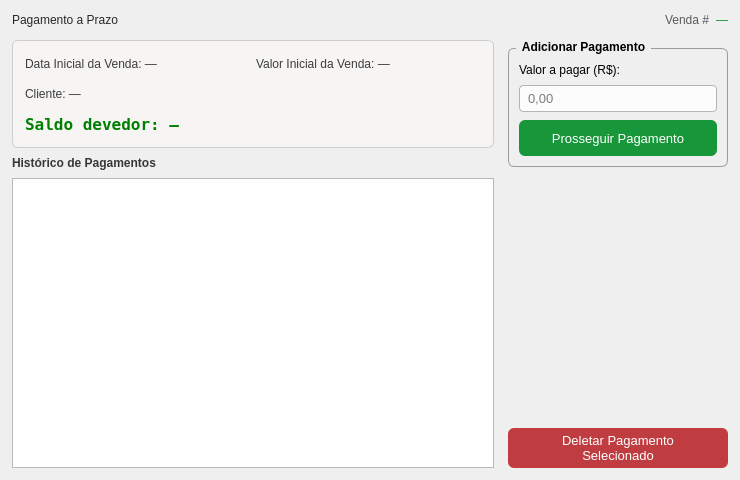
<?xml version="1.0" encoding="UTF-8"?>
<ui version="4.0">
 <class>EntradasVendasPrazo</class>
 <widget class="QDialog" name="EntradasVendasPrazo">
  <property name="geometry">
   <rect>
    <x>0</x>
    <y>0</y>
    <width>740</width>
    <height>480</height>
   </rect>
  </property>
  <property name="windowTitle">
   <string>Pagamento Vendas a Prazo</string>
  </property>
  <property name="styleSheet">
   <string notr="true">#EntradasVendasPrazo {
  background-color: qlineargradient(spread:pad, x1:0, y1:0, x2:1, y2:1,
    stop:0 rgba(210,210,210,255), stop:1 rgba(175,175,175,255));
}
QPushButton {
  background-color: rgb(23, 150, 58);
  color: rgb(255,255,255);
  font-size: 13px;
  border-radius: 6px;
  padding: 5px 10px;
}
QPushButton:disabled {
  background-color: rgb(154,153,150);
}
QPushButton:hover {
  background-color: rgb(16, 122, 46);
}
QPushButton:pressed {
  background-color: rgb(143, 217, 163);
}
#btn_DeletarEntrada {
  background-color: rgb(191,61,64);
}
#btn_DeletarEntrada:hover {
  background-color: rgb(139,44,47);
}
#btn_DeletarEntrada:pressed {
  background-color: rgb(220,90,93);
}
QGroupBox {
  background-color: rgba(0,0,0,0);
  border: 1px solid rgb(155,155,155);
  border-radius: 6px;
  margin-top: 8px;
  font-weight: bold;
  font-size: 12px;
}
QGroupBox::title {
  subcontrol-origin: margin;
  subcontrol-position: top left;
  left: 8px;
  padding: 0 4px;
}
#frame_2 {
  background-color: rgb(246,245,244);
  border-radius: 6px;
  border: 1px solid rgb(205,205,205);
}
CustomLineEdit, QLineEdit {
  background-color: rgb(252,252,252);
  border: 1px solid rgb(180,180,180);
  border-radius: 4px;
  padding: 4px 6px;
  font-size: 13px;
}
CustomLineEdit:focus, QLineEdit:focus {
  border: 1px solid rgb(23, 150, 58);
}
</string>
  </property>
  <layout class="QVBoxLayout" name="mainLayout">
   <property name="spacing">
    <number>10</number>
   </property>
   <property name="leftMargin">
    <number>12</number>
   </property>
   <property name="topMargin">
    <number>10</number>
   </property>
   <property name="rightMargin">
    <number>12</number>
   </property>
   <property name="bottomMargin">
    <number>12</number>
   </property>
   <item>
    <layout class="QHBoxLayout" name="headerLayout">
     <property name="spacing">
      <number>6</number>
     </property>
     <item>
      <widget class="QLabel" name="label_6">
       <property name="styleSheet">
        <string notr="true">font: 700 17pt &quot;Ubuntu&quot;; color: rgb(40,40,40);</string>
       </property>
       <property name="text">
        <string>Pagamento a Prazo</string>
       </property>
      </widget>
     </item>
     <item>
      <spacer name="headerSpacer">
       <property name="orientation">
        <enum>Qt::Orientation::Horizontal</enum>
       </property>
       <property name="sizeHint" stdset="0">
        <size>
         <width>40</width>
         <height>20</height>
        </size>
       </property>
      </spacer>
     </item>
     <item>
      <widget class="QLabel" name="lbl_VendaPrefix">
       <property name="styleSheet">
        <string notr="true">font: 13pt &quot;Ubuntu&quot;; color: rgb(90,90,90);</string>
       </property>
       <property name="text">
        <string>Venda #</string>
       </property>
      </widget>
     </item>
     <item>
      <widget class="QLabel" name="label">
       <property name="styleSheet">
        <string notr="true">font: 700 13pt &quot;Ubuntu&quot;; color: rgb(23, 150, 58);</string>
       </property>
       <property name="text">
        <string>—</string>
       </property>
      </widget>
     </item>
    </layout>
   </item>
   <item>
    <layout class="QHBoxLayout" name="bodyLayout">
     <property name="spacing">
      <number>14</number>
     </property>
     <item>
      <layout class="QVBoxLayout" name="leftLayout">
       <property name="spacing">
        <number>8</number>
       </property>
       <item>
        <widget class="QFrame" name="frame_2">
         <property name="minimumSize">
          <size>
           <width>0</width>
           <height>108</height>
          </size>
         </property>
         <property name="maximumSize">
          <size>
           <width>16777215</width>
           <height>120</height>
          </size>
         </property>
         <property name="frameShape">
          <enum>QFrame::Shape::StyledPanel</enum>
         </property>
         <property name="frameShadow">
          <enum>QFrame::Shadow::Raised</enum>
         </property>
         <layout class="QGridLayout" name="infoGrid">
          <property name="leftMargin">
           <number>12</number>
          </property>
          <property name="topMargin">
           <number>10</number>
          </property>
          <property name="rightMargin">
           <number>12</number>
          </property>
          <property name="bottomMargin">
           <number>10</number>
          </property>
          <property name="spacing">
           <number>6</number>
          </property>
          <item row="0" column="0">
           <widget class="QLabel" name="label_3">
            <property name="styleSheet">
             <string notr="true">font-size: 12px; color: rgb(60,60,60);</string>
            </property>
            <property name="text">
             <string>Data Inicial da Venda: —</string>
            </property>
           </widget>
          </item>
          <item row="0" column="1">
           <widget class="QLabel" name="label_2">
            <property name="styleSheet">
             <string notr="true">font-size: 12px; color: rgb(60,60,60);</string>
            </property>
            <property name="text">
             <string>Valor Inicial da Venda: —</string>
            </property>
           </widget>
          </item>
          <item row="1" column="0" colspan="2">
           <widget class="QLabel" name="label_4">
            <property name="styleSheet">
             <string notr="true">font-size: 12px; color: rgb(60,60,60);</string>
            </property>
            <property name="text">
             <string>Cliente: —</string>
            </property>
           </widget>
          </item>
          <item row="2" column="0" colspan="2">
           <widget class="QLabel" name="label_5">
            <property name="font">
             <font>
              <family>DejaVu Sans Mono</family>
              <pointsize>12</pointsize>
              <bold>true</bold>
             </font>
            </property>
            <property name="styleSheet">
             <string notr="true">color: green;</string>
            </property>
            <property name="text">
             <string>Saldo devedor: —</string>
            </property>
           </widget>
          </item>
         </layout>
        </widget>
       </item>
       <item>
        <widget class="QLabel" name="label_7">
         <property name="styleSheet">
          <string notr="true">font-weight: bold; font-size: 12px; color: rgb(55,55,55);</string>
         </property>
         <property name="text">
          <string>Histórico de Pagamentos</string>
         </property>
        </widget>
       </item>
       <item>
        <widget class="QTableView" name="tview_Entradas">
         <property name="sizePolicy">
          <sizepolicy hsizetype="Expanding" vsizetype="Expanding">
           <horstretch>0</horstretch>
           <verstretch>0</verstretch>
          </sizepolicy>
         </property>
         <property name="minimumSize">
          <size>
           <width>0</width>
           <height>170</height>
          </size>
         </property>
         <property name="styleSheet">
          <string notr="true"/>
         </property>
         <property name="alternatingRowColors">
          <bool>true</bool>
         </property>
         <property name="selectionMode">
          <enum>QAbstractItemView::SelectionMode::SingleSelection</enum>
         </property>
         <property name="selectionBehavior">
          <enum>QAbstractItemView::SelectionBehavior::SelectRows</enum>
         </property>
         <property name="gridStyle">
          <enum>Qt::PenStyle::SolidLine</enum>
         </property>
         <attribute name="horizontalHeaderCascadingSectionResizes">
          <bool>true</bool>
         </attribute>
         <attribute name="horizontalHeaderStretchLastSection">
          <bool>true</bool>
         </attribute>
        </widget>
       </item>
      </layout>
     </item>
     <item>
      <layout class="QVBoxLayout" name="rightLayout">
       <property name="spacing">
        <number>10</number>
       </property>
       <item>
        <widget class="QGroupBox" name="groupBoxPagamento">
         <property name="minimumSize">
          <size>
           <width>195</width>
           <height>0</height>
          </size>
         </property>
         <property name="maximumSize">
          <size>
           <width>220</width>
           <height>16777215</height>
          </size>
         </property>
         <property name="title">
          <string>Adicionar Pagamento</string>
         </property>
         <layout class="QVBoxLayout" name="gbLayout">
          <property name="spacing">
           <number>8</number>
          </property>
          <property name="leftMargin">
           <number>10</number>
          </property>
          <property name="topMargin">
           <number>14</number>
          </property>
          <property name="rightMargin">
           <number>10</number>
          </property>
          <property name="bottomMargin">
           <number>10</number>
          </property>
          <item>
           <widget class="QLabel" name="label_8">
            <property name="styleSheet">
             <string notr="true">font-size: 12px;</string>
            </property>
            <property name="text">
             <string>Valor a pagar (R$):</string>
            </property>
           </widget>
          </item>
          <item>
           <widget class="CustomLineEdit" name="ledit_AddValor">
            <property name="placeholderText">
             <string>0,00</string>
            </property>
           </widget>
          </item>
          <item>
           <widget class="QPushButton" name="btn_AddValor">
            <property name="minimumSize">
             <size>
              <width>0</width>
              <height>36</height>
             </size>
            </property>
            <property name="text">
             <string>Prosseguir Pagamento</string>
            </property>
           </widget>
          </item>
         </layout>
        </widget>
       </item>
       <item>
        <spacer name="verticalSpacer">
         <property name="orientation">
          <enum>Qt::Orientation::Vertical</enum>
         </property>
         <property name="sizeHint" stdset="0">
          <size>
           <width>20</width>
           <height>40</height>
          </size>
         </property>
        </spacer>
       </item>
       <item>
        <widget class="QPushButton" name="btn_DeletarEntrada">
         <property name="minimumSize">
          <size>
           <width>0</width>
           <height>40</height>
          </size>
         </property>
         <property name="text">
          <string>Deletar Pagamento
Selecionado</string>
         </property>
         <property name="icon">
          <iconset theme="QIcon::ThemeIcon::EditDelete"/>
         </property>
        </widget>
       </item>
      </layout>
     </item>
    </layout>
   </item>
  </layout>
 </widget>
 <customwidgets>
  <customwidget>
   <class>CustomLineEdit</class>
   <extends>QLineEdit</extends>
   <header>customlineedit.h</header>
  </customwidget>
 </customwidgets>
 <resources/>
 <connections/>
</ui>
